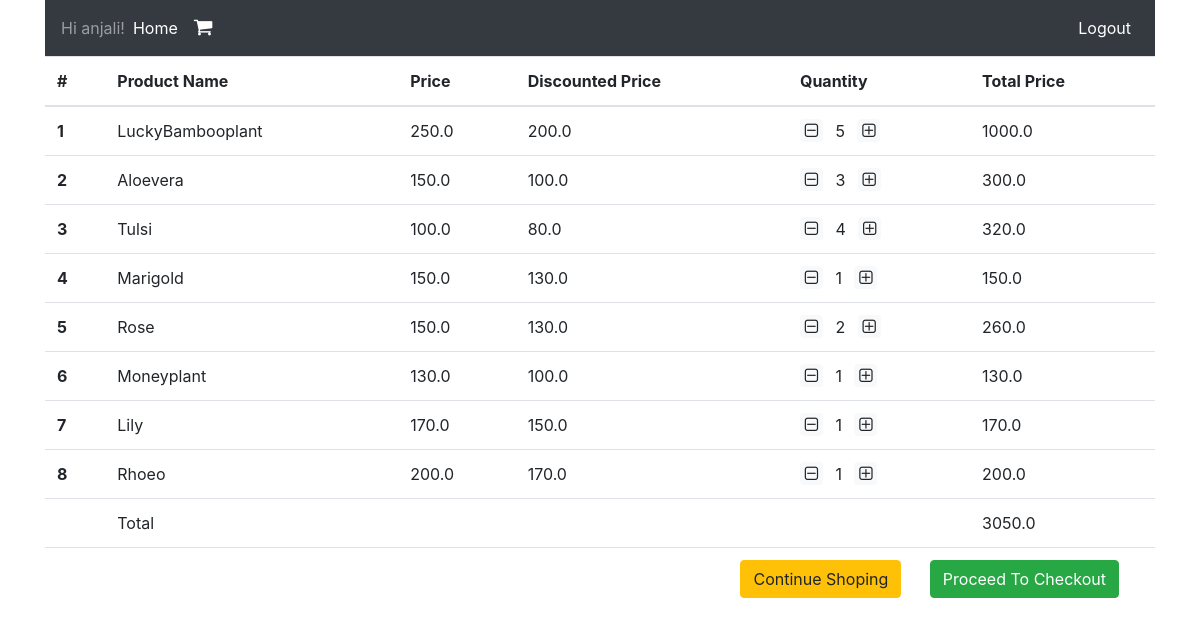
Screenshot of /cart_items (signed in) with the database file from the repository.
### products/models.py (models this page shows, shortened)
class Cart(models.Model):
    user = models.ForeignKey(User, on_delete=models.CASCADE)
    item = models.ForeignKey(Product, on_delete=models.CASCADE)
    quantity = models.IntegerField(default=1)
    created = models.DateTimeField(auto_now_add=True)
    def total_price(self):
        total = self.item.price * self.quantity
        floattotal = float("{0:.2f}".format(total))
        return floattotal
    def total_disc_price(self):
        total = self.item.disc_price * self.quantity
        floattotal = float("{0:.2f}".format(total))
        return floattotal

class Product(models.Model):
    title = models.CharField(max_length=100)
    slug = models.SlugField(default=0)
    product_image = models.ImageField(upload_to='images/', blank=True)
    description = models.CharField(max_length=500)
    price = models.FloatField()
    disc_price = models.FloatField()

class Order(models.Model):
    orderitems = models.ManyToManyField(Cart)
    user = models.ForeignKey(User, on_delete=models.CASCADE)
    ordered = models.BooleanField(default=False)
    created = models.DateTimeField(auto_now_add=True)
    def get_totals(self):
        total = 0
        for order_item in self.orderitems.all():
            total += order_item.total_price()
        return total

### products/views.py (the view)
# urls.py: path('cart_items', views.cartview, name='cart_items'),
@login_required
def cartview(request):
    user = request.user
    carts = Cart.objects.filter(user=user)
    orders = Order.objects.filter(user=user, ordered=False)
    if carts.exists():
        order = orders[0]
        return render(request, 'products/product_list.html', {"carts": carts, 'order': order})
    else:
        return redirect("home")

### templates/products/product_list.html
<!DOCTYPE html>
{% extends 'products/base.html' %}
{% block content %}
    <html lang="en">
    <div class="container">
    <table class="table table-hover">
      <thead>
        <tr>
            <th scope="col">#</th>
            <th scope="col">Product Name</th>
            <th scope="col">Price</th>
            <th scope="col">Discounted Price</th>
            <th scope="col">Quantity</th>
            <th scope="col">Total Price</th>
        </tr>
      </thead>
      <tbody>
        {% for cart in carts %}
        <tr>
            <th scope="row">{{ forloop.counter }}</th>
            <td>{{ cart.item.title }}</td>
            <td>{{ cart.item.price }}</td>
            <td>{{ cart.item.disc_price }}</td>
            <td>
                <a class="mr-2" href="{% url 'decrease-cart' cart.item.slug %}"><span class="badge badge-light"><i class="fa fa-minus-square-o" style="font-size:17px"></i></span></a>
              {{ cart.quantity }}
              <a class="ml-2" href="{% url 'increase-cart' cart.item.slug %}" ><span class="badge badge-light"><i class="fa fa-plus-square-o" style="font-size:17px"></i></span></a>
            </td>
            {% if cart.quantity >= 2 %}
                <td>{{ cart.total_disc_price }}</td>
            {% else %}
                <td>{{ cart.total_price }}</td>
            {% endif %}
        </tr>
        {% endfor %}
        <tr>
          <th scope="row"></th>
          <td colspan="4">Total</td>
          <td>{{ order.get_totals}}</td>
        </tr>
        <tr>
          <th scope="row"></th>
          <td colspan="5" class="text-right ">
            <a href="home" class="btn btn-warning mr-4">Continue Shoping</a>
            <a href="" class="btn btn-success mr-4">Proceed To Checkout</a>
          </td>
        </tr>
      </tbody>
    </table>
    </div>
{% endblock %}

### templates/products/base.html (shortened to what this page needs)
<!DOCTYPE html>
{% load static %}
    <html lang="en">
    <head>
        <link rel="stylesheet" href="https://maxcdn.bootstrapcdn.com/bootstrap/4.0.0/css/bootstrap.min.css">
        <link href="https://stackpath.bootstrapcdn.com/font-awesome/4.7.0/css/font-awesome.min.css" rel="stylesheet"/>
    </head>
    <body>
      <div class="container">
        <nav class="navbar navbar-expand-sm bg-dark navbar-dark ">
          <span class="navbar-text">
              {% if user.is_authenticated %}
                Hi {{ user.username }}!
              {% endif %}
          </span>
          <ul class="navbar-nav ">
            <li class="nav-item ">
              <a class="nav-link active" href="home">Home</a>
            </li>
            <li class="nav-item">
              <a class="nav-link active" href="cart_items">
                <i class="fa fa-shopping-cart" style="font-size:20px" aria-hidden="true"></i>
              </a>
            </li>
          </ul>
          <ul class="navbar-nav ml-auto">
            {% if user.is_authenticated %}
                <li class="nav-item ">
                  <a class="nav-link active" href="logout">Logout</a>
                </li>
            {% endif %}
          </ul>
        </nav>
      </div>
      {% block content %}
      {% endblock %}
    </body>
</html>

### rows the page displays
Cart: item "LuckyBambooplant", item.price "250.0", item.disc_price "200.0", quantity "5", total_disc_price "1000.0"
Cart: item "Aloevera", item.price "150.0", item.disc_price "100.0", quantity "3", total_disc_price "300.0"
Cart: item "Tulsi", item.price "100.0", item.disc_price "80.0", quantity "4", total_disc_price "320.0"
Cart: item "Marigold", item.price "150.0", item.disc_price "130.0", quantity "1", total_price "150.0"
Cart: item "Rose", item.price "150.0", item.disc_price "130.0", quantity "2", total_disc_price "260.0"
Cart: item "Moneyplant", item.price "130.0", item.disc_price "100.0", quantity "1", total_price "130.0"
Cart: item "Lily", item.price "170.0", item.disc_price "150.0", quantity "1", total_price "170.0"
Cart: item "Rhoeo", item.price "200.0", item.disc_price "170.0", quantity "1", total_price "200.0"
Order: get_totals "3050.0"

### other values shown
{{ user.username }} "anjali"
